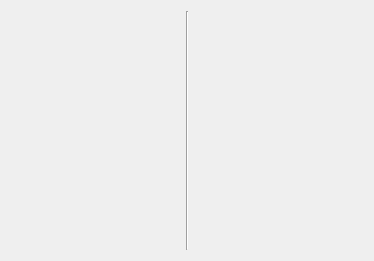
          <widget class="QWidget" name="scrollAreaWidgetContents_3">
           <property name="geometry">
            <rect>
             <x>0</x>
             <y>0</y>
             <width>374</width>
             <height>261</height>
            </rect>
           </property>
           <layout class="QGridLayout" name="gridLayout_11">
            <item row="0" column="0">
             <widget class="QLabel" name="saidaLexicaLexema">
              <property name="palette">
               <palette>
                <active>
                 <colorrole role="WindowText">
                  <brush brushstyle="SolidPattern">
                   <color alpha="255">
                    <red>0</red>
                    <green>0</green>
                    <blue>127</blue>
                   </color>
                  </brush>
                 </colorrole>
                 <colorrole role="Text">
                  <brush brushstyle="SolidPattern">
                   <color alpha="255">
                    <red>0</red>
                    <green>0</green>
                    <blue>127</blue>
                   </color>
                  </brush>
                 </colorrole>
                 <colorrole role="PlaceholderText">
                  <brush brushstyle="NoBrush">
                   <color alpha="128">
                    <red>0</red>
                    <green>0</green>
                    <blue>127</blue>
                   </color>
                  </brush>
                 </colorrole>
                </active>
                <inactive>
                 <colorrole role="WindowText">
                  <brush brushstyle="SolidPattern">
                   <color alpha="255">
                    <red>0</red>
                    <green>0</green>
                    <blue>127</blue>
                   </color>
                  </brush>
                 </colorrole>
                 <colorrole role="Text">
                  <brush brushstyle="SolidPattern">
                   <color alpha="255">
                    <red>0</red>
                    <green>0</green>
                    <blue>127</blue>
                   </color>
                  </brush>
                 </colorrole>
                 <colorrole role="PlaceholderText">
                  <brush brushstyle="NoBrush">
                   <color alpha="128">
                    <red>0</red>
                    <green>0</green>
                    <blue>127</blue>
                   </color>
                  </brush>
                 </colorrole>
                </inactive>
                <disabled>
                 <colorrole role="WindowText">
                  <brush brushstyle="SolidPattern">
                   <color alpha="255">
                    <red>120</red>
                    <green>120</green>
                    <blue>120</blue>
                   </color>
                  </brush>
                 </colorrole>
                 <colorrole role="Text">
                  <brush brushstyle="SolidPattern">
                   <color alpha="255">
                    <red>120</red>
                    <green>120</green>
                    <blue>120</blue>
                   </color>
                  </brush>
                 </colorrole>
                 <colorrole role="PlaceholderText">
                  <brush brushstyle="NoBrush">
                   <color alpha="128">
                    <red>0</red>
                    <green>0</green>
                    <blue>127</blue>
                   </color>
                  </brush>
                 </colorrole>
                </disabled>
               </palette>
              </property>
              <property name="font">
               <font>
                <pointsize>9</pointsize>
                <weight>75</weight>
                <bold>true</bold>
               </font>
              </property>
              <property name="text">
               <string/>
              </property>
              <property name="textFormat">
               <enum>Qt::AutoText</enum>
              </property>
              <property name="alignment">
               <set>Qt::AlignLeading|Qt::AlignLeft|Qt::AlignTop</set>
              </property>
             </widget>
            </item>
            <item row="0" column="2">
             <widget class="QLabel" name="saidaLexicaToken">
              <property name="palette">
               <palette>
                <active>
                 <colorrole role="WindowText">
                  <brush brushstyle="SolidPattern">
                   <color alpha="255">
                    <red>0</red>
                    <green>85</green>
                    <blue>0</blue>
                   </color>
                  </brush>
                 </colorrole>
                 <colorrole role="Text">
                  <brush brushstyle="SolidPattern">
                   <color alpha="255">
                    <red>0</red>
                    <green>85</green>
                    <blue>0</blue>
                   </color>
                  </brush>
                 </colorrole>
                 <colorrole role="PlaceholderText">
                  <brush brushstyle="NoBrush">
                   <color alpha="128">
                    <red>0</red>
                    <green>85</green>
                    <blue>0</blue>
                   </color>
                  </brush>
                 </colorrole>
                </active>
                <inactive>
                 <colorrole role="WindowText">
                  <brush brushstyle="SolidPattern">
                   <color alpha="255">
                    <red>0</red>
                    <green>85</green>
                    <blue>0</blue>
                   </color>
                  </brush>
                 </colorrole>
                 <colorrole role="Text">
                  <brush brushstyle="SolidPattern">
                   <color alpha="255">
                    <red>0</red>
                    <green>85</green>
                    <blue>0</blue>
                   </color>
                  </brush>
                 </colorrole>
                 <colorrole role="PlaceholderText">
                  <brush brushstyle="NoBrush">
                   <color alpha="128">
                    <red>0</red>
                    <green>85</green>
                    <blue>0</blue>
                   </color>
                  </brush>
                 </colorrole>
                </inactive>
                <disabled>
                 <colorrole role="WindowText">
                  <brush brushstyle="SolidPattern">
                   <color alpha="255">
                    <red>120</red>
                    <green>120</green>
                    <blue>120</blue>
                   </color>
                  </brush>
                 </colorrole>
                 <colorrole role="Text">
                  <brush brushstyle="SolidPattern">
                   <color alpha="255">
                    <red>120</red>
                    <green>120</green>
                    <blue>120</blue>
                   </color>
                  </brush>
                 </colorrole>
                 <colorrole role="PlaceholderText">
                  <brush brushstyle="NoBrush">
                   <color alpha="128">
                    <red>0</red>
                    <green>85</green>
                    <blue>0</blue>
                   </color>
                  </brush>
                 </colorrole>
                </disabled>
               </palette>
              </property>
              <property name="font">
               <font>
                <pointsize>9</pointsize>
                <weight>75</weight>
                <bold>true</bold>
               </font>
              </property>
              <property name="text">
               <string/>
              </property>
              <property name="alignment">
               <set>Qt::AlignLeading|Qt::AlignLeft|Qt::AlignTop</set>
              </property>
             </widget>
            </item>
            <item row="0" column="1">
             <widget class="Line" name="line">
              <property name="orientation">
               <enum>Qt::Vertical</enum>
              </property>
             </widget>
            </item>
           </layout>
          </widget>
